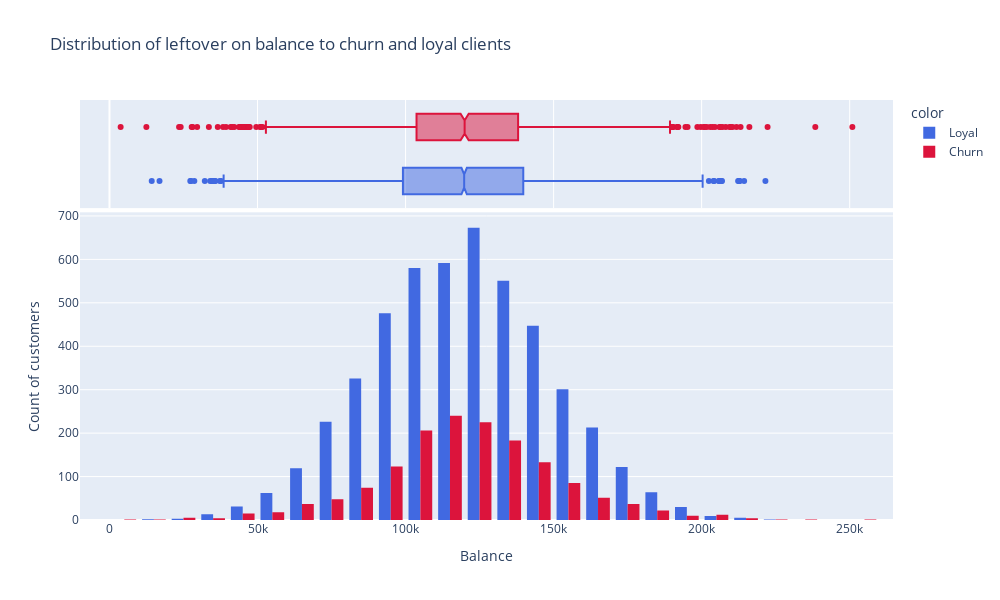

Notebook code cell kept with this figure:
### Markdown cell above
</br>

### 9.3. Посмотрите на распределение баланса клиента в разрезе признака оттока. Как различаются суммы на накопительном счёте ушедших и лояльных клиентов? Подумайте и напишите, с чем это может быть связано, что может не устраивать ушедших клиентов в банке.

### Code cell
# строим график
fig = px.histogram(
    barmode='group',                                                        # тип группировки данных при выводе графика
    # data_frame=churn_df,                                                    # DataFrame
    data_frame=filtered,                                                    # DataFrame с балансом более $2.5k
    x = 'Balance',                                                          # ось абсцисс
    # color=churn_df['Exited'].map({0: 'Loyal', 1: 'Churn'}),                 # от чего зависит цвет
    color=filtered['Exited'].map({0: 'Loyal', 1: 'Churn'}),                 # от чего зависит цвет с балансом более $2.5k
    nbins=30,                                                               # число меток на оси
    height=600,                                                             # высота
    width=1000,                                                             # ширина
    marginal='box',                                                         # отображение коробочного графика
    color_discrete_sequence=['RoyalBlue', 'Crimson'],                       # палитра цветов
    title='Distribution of leftover on balance to churn and loyal clients', # заголовок
)

# отображаем его
fig.update_layout(
    yaxis = dict(
        title='Count of customers',                             # обновляем подпись к оси ординат
        visible=True,                                           # отображаем подпись
        showticklabels=True                                     # отображаем метки
        )
)

### Figure 1 — Plotly figure (JSON) as saved in the notebook; plotly's stock layout.template omitted (floating-point values rounded to 4 significant figures; data arrays with more than 128 entries replaced by an {"elided": "..."} marker saying what was removed)
{"data": [{"alignmentgroup": "True", "bingroup": "x", "hovertemplate": "color=Loyal<br>Balance=%{x}<br>count=%{y}<extra></extra>", "legendgroup": "Loyal", "marker": {"color": "RoyalBlue", "pattern": {"shape": ""}}, "name": "Loyal", "nbinsx": 30, "offsetgroup": "Loyal", "orientation": "v", "showlegend": true, "type": "histogram", "x": {"elided": "4846 float values"}, "xaxis": "x", "yaxis": "y"}, {"alignmentgroup": "True", "hovertemplate": "color=Loyal<br>Balance=%{x}<extra></extra>", "legendgroup": "Loyal", "marker": {"color": "RoyalBlue"}, "name": "Loyal", "notched": true, "offsetgroup": "Loyal", "showlegend": false, "type": "box", "x": {"elided": "4846 float values"}, "xaxis": "x2", "yaxis": "y2"}, {"alignmentgroup": "True", "bingroup": "x", "hovertemplate": "color=Churn<br>Balance=%{x}<br>count=%{y}<extra></extra>", "legendgroup": "Churn", "marker": {"color": "Crimson", "pattern": {"shape": ""}}, "name": "Churn", "nbinsx": 30, "offsetgroup": "Churn", "orientation": "v", "showlegend": true, "type": "histogram", "x": {"elided": "1537 float values"}, "xaxis": "x", "yaxis": "y"}, {"alignmentgroup": "True", "hovertemplate": "color=Churn<br>Balance=%{x}<extra></extra>", "legendgroup": "Churn", "marker": {"color": "Crimson"}, "name": "Churn", "notched": true, "offsetgroup": "Churn", "showlegend": false, "type": "box", "x": {"elided": "1537 float values"}, "xaxis": "x2", "yaxis": "y2"}], "layout": {"barmode": "group", "height": 600, "legend": {"title": {"text": "color"}, "tracegroupgap": 0}, "title": {"text": "Distribution of leftover on balance to churn and loyal clients"}, "width": 1000, "xaxis": {"anchor": "y", "domain": [0, 1], "title": {"text": "Balance"}}, "xaxis2": {"anchor": "y2", "domain": [0, 1], "matches": "x", "showgrid": true, "showticklabels": false}, "yaxis": {"anchor": "x", "domain": [0, 0.7326], "showticklabels": true, "title": {"text": "Count of customers"}, "visible": true}, "yaxis2": {"anchor": "x2", "domain": [0.7426, 1], "matches": "y2", "showgrid": false, "showline": false, "showticklabels": false, "ticks": ""}}}
